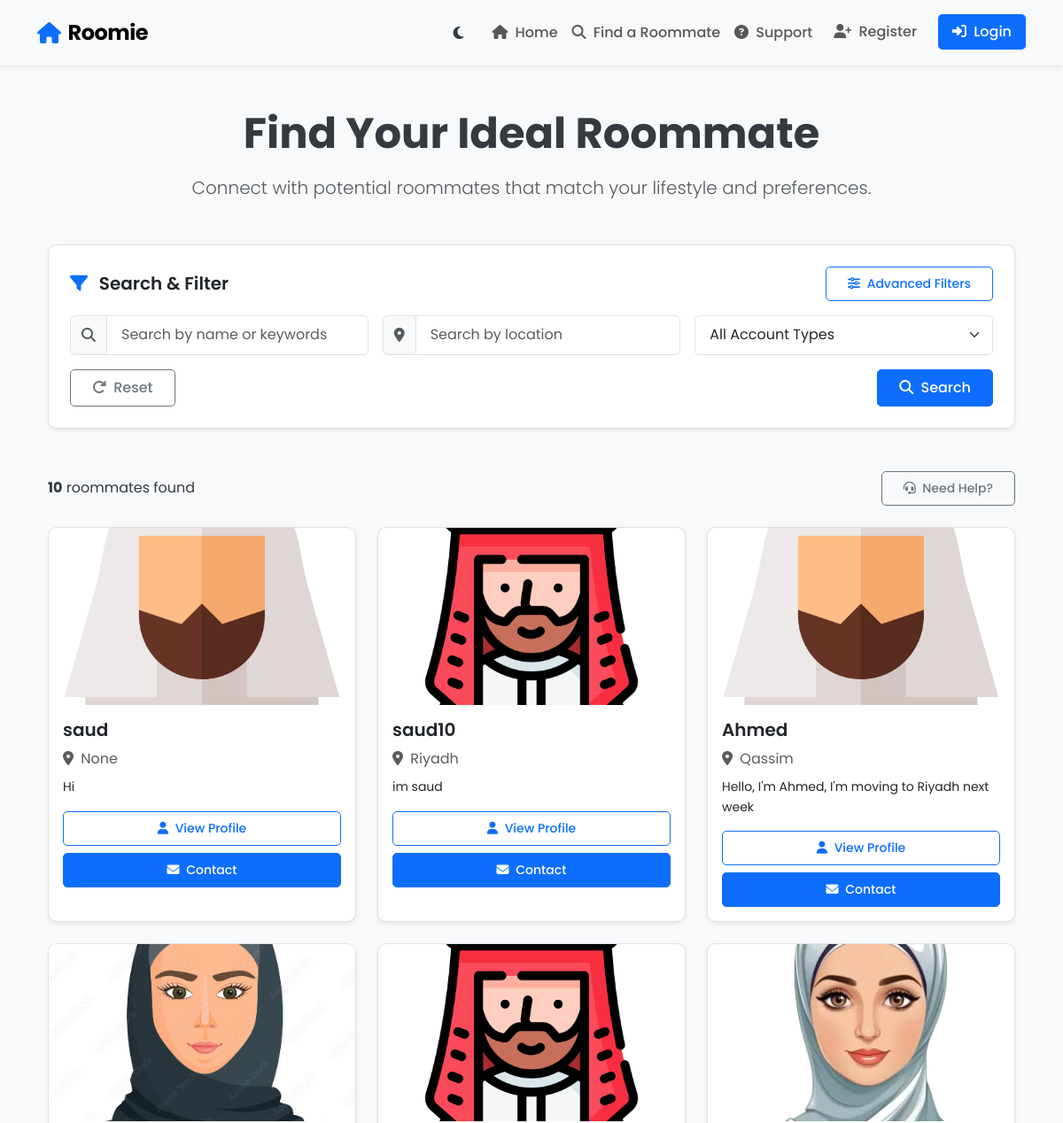
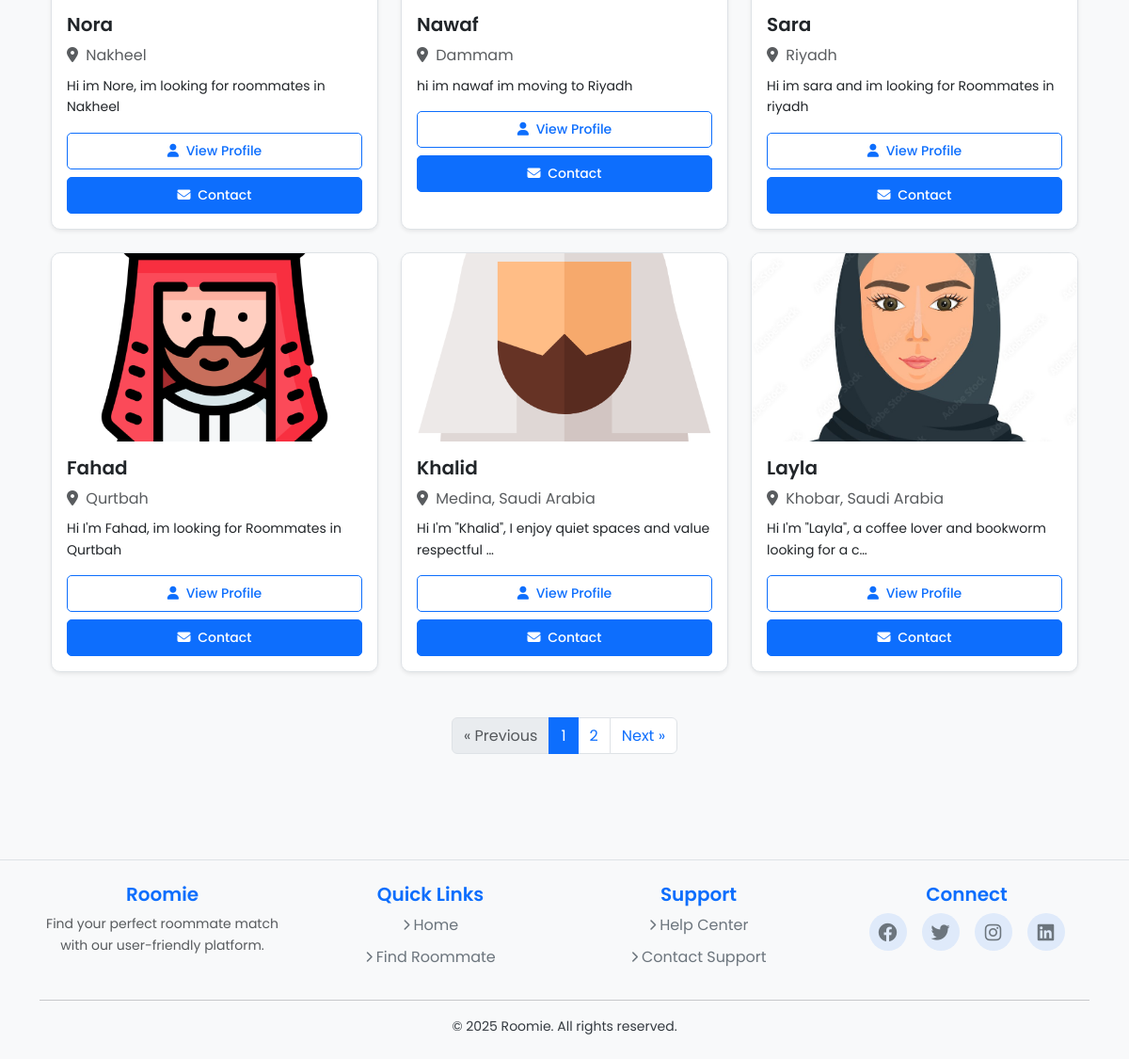
Screenshot of /find-roommate/ with the database file from the repository (2 pictures, top to bottom).
### core/models.py (models this page shows, shortened)
class User(AbstractUser):
    ACCOUNT_TYPE_CHOICES = [
        ('seeker', 'Seeker'),
        ('provider', 'Provider'),
    ]
    GENDER_CHOICES = [
        ('male', 'Male'),
        ('female', 'Female'),
    ]
    email = models.EmailField(unique=True)
    gender = models.CharField(max_length=10, choices=GENDER_CHOICES, blank=True, null=True)
    birthdate = models.DateField(blank=True, null=True)
    bio = models.TextField(blank=True, null=True)
    location = models.CharField(max_length=255, blank=True, null=True)
    profile_photo = models.ImageField(
        upload_to='profile_photos/',
        blank=True,
        null=True,
        default='profile_photos/default_user.jpg'  # Set default profile photo
    )
    account_type = models.CharField(max_length=10, choices=ACCOUNT_TYPE_CHOICES, default='seeker')
    is_available = models.BooleanField(default=True, help_text="Whether the user is currently available as a roommate")

### roomie/views.py (the view, shortened to what this page needs)
# urls.py: path('find-roommate/', views.find_roommate, name='find_roommate'),
def find_roommate(request):
    roommates = User.objects.all()
    account_type = request.GET.get('account_type', '')
    if account_type:
        roommates = roommates.filter(account_type=account_type)
    else:
        roommates = roommates.filter(account_type='seeker')
    search_query = request.GET.get('search', '')
    location = request.GET.get('location', '')
    if location:
        roommates = roommates.filter(location__icontains=location)
    min_budget = request.GET.get('min_budget', '')
    max_budget = request.GET.get('max_budget', '')
    if min_budget and hasattr(User, 'budget'):
        roommates = roommates.filter(budget__gte=min_budget)
    if max_budget and hasattr(User, 'budget'):
        roommates = roommates.filter(budget__lte=max_budget)
    lifestyle = request.GET.get('lifestyle', '')
    if lifestyle and hasattr(User, 'lifestyle_preferences'):
        roommates = roommates.filter(lifestyle_preferences__icontains=lifestyle)
    is_available = request.GET.get('is_available', '')
    if is_available and hasattr(User, 'is_available'):
        roommates = roommates.filter(is_available=is_available == 'true')
    paginator = Paginator(roommates, 9)  # Show 9 roommates per page
    page = request.GET.get('page')
    roommates = paginator.get_page(page)
    return render(request, "find_roommate.html", {'roommates': roommates})

### roomie/templates/find_roommate.html (shortened to what this page needs)
{% extends 'base.html' %}
{% load static %}
{% block content %}
<div class="container">
  <div class="text-center mb-5">
    <h2 class="display-5 fw-bold mb-3">Find Your Ideal Roommate</h2>
    <p class="lead text-muted mb-4">
      Connect with potential roommates that match your lifestyle and preferences.
    </p>
  </div>
  <div class="card shadow-sm mb-5">
    <div class="card-body p-4">
      <div class="d-flex justify-content-between align-items-center mb-3">
        <h5 class="card-title mb-0">
          <i class="fas fa-filter text-primary me-2"></i> Search & Filter
        </h5>
        <button class="btn btn-sm btn-outline-primary" type="button" data-bs-toggle="collapse" data-bs-target="#advancedFilters" aria-expanded="false">
          <i class="fas fa-sliders-h me-1"></i> Advanced Filters
        </button>
      </div>
      <form id="roommate-filter-form" method="GET" class="row g-3">
        <div class="col-md-4">
          <div class="input-group">
            <span class="input-group-text bg-light">
              <i class="fas fa-search text-muted"></i>
            </span>
            <input
              type="text"
              class="form-control"
              name="search"
              placeholder="Search by name or keywords"
              value="{{ request.GET.search }}"
            />
          </div>
        </div>
        <div class="col-md-4">
          <div class="input-group">
            <span class="input-group-text bg-light">
              <i class="fas fa-map-marker-alt text-muted"></i>
            </span>
            <input
              type="text"
              class="form-control"
              name="location"
              placeholder="Search by location"
              value="{{ request.GET.location }}"
            />
          </div>
        </div>
        <div class="col-md-4">
          <select name="account_type" class="form-select">
            <option value="">All Account Types</option>
          </select>
        </div>
        <div class="col-12 d-flex justify-content-between">
          <a href="{% url 'find_roommate' %}" class="btn btn-outline-secondary">
            <i class="fas fa-redo me-1"></i> Reset
          </a>
          <button type="submit" class="btn btn-primary">
            <i class="fas fa-search me-1"></i> Search
          </button>
        </div>
      </form>
    </div>
  </div>
  <div class="d-flex justify-content-between align-items-center mb-4">
    <p class="mb-0">
      <strong>{{ roommates.paginator.count }}</strong> roommates found
    </p>
    <div>
      <a href="{% url 'support_home' %}" class="btn btn-sm btn-outline-secondary">
        <i class="fas fa-headset me-1"></i> Need Help?
      </a>
    </div>
  </div>
  <div class="row g-4">
    {% for roommate in roommates %}
    <div class="col-md-4">
      <div class="card h-100 shadow-sm hover-card">
        {% if roommate.profile_photo %}
        <img
          src="{{ roommate.profile_photo.url }}"
          class="card-img-top"
          style="height: 200px; object-fit: cover;"
          alt="{{ roommate.username }}"
        />
        {% endif %}
        <div class="card-body">
          <h5 class="card-title">{{ roommate.username }}</h5>
          <p class="card-text text-muted mb-2">
            <i class="fas fa-map-marker-alt me-1"></i>
            {{ roommate.location|default:"Location not provided" }}
          </p>
          <p class="card-text small mb-3">
            {% if roommate.bio %}
              {{ roommate.bio|truncatechars:60 }}
            {% else %}
              No bio provided
            {% endif %}
          </p>
          <div class="d-grid gap-2">
            <a
              href="{% url 'user_profile' roommate.id %}"
              class="btn btn-outline-primary btn-sm"
            >
              <i class="fas fa-user me-1"></i> View Profile
            </a>
            <a
              href="{% url 'send_message' roommate.id %}"
              class="btn btn-primary btn-sm"
            >
              <i class="fas fa-envelope me-1"></i> Contact
            </a>
          </div>
        </div>
      </div>
    </div>
    {% endfor %}
  </div>
  {% if roommates.has_other_pages %}
  <nav class="mt-5">
    <ul class="pagination justify-content-center">
      {% if roommates.has_previous %}
      <li class="page-item">
        <a class="page-link" href="?{% for key, value in request.GET.items %}{% if key != 'page' %}{{ key }}={{ value }}&{% endif %}{% endfor %}page={{ roommates.previous_page_number }}">
          &laquo; Previous
        </a>
      </li>
      {% else %}
      <li class="page-item disabled">
        <span class="page-link">&laquo; Previous</span>
      </li>
      {% endif %}
      {% for i in roommates.paginator.page_range %}
      {% if roommates.number == i %}
      <li class="page-item active">
        <span class="page-link">{{ i }}</span>
      </li>
      {% else %}
      <li class="page-item">
        <a class="page-link" href="?{% for key, value in request.GET.items %}{% if key != 'page' %}{{ key }}={{ value }}&{% endif %}{% endfor %}page={{ i }}">{{ i }}</a>
      </li>
      {% endif %}
      {% endfor %}
      {% if roommates.has_next %}
      <li class="page-item">
        <a class="page-link" href="?{% for key, value in request.GET.items %}{% if key != 'page' %}{{ key }}={{ value }}&{% endif %}{% endfor %}page={{ roommates.next_page_number }}">
          Next &raquo;
        </a>
      </li>
      {% else %}
      <li class="page-item disabled">
        <span class="page-link">Next &raquo;</span>
      </li>
      {% endif %}
    </ul>
  </nav>
  {% endif %}
</div>
{% endblock %}

### roomie/static/roomie/styles.css (style rules this page uses)
body { font-family: "Poppins", sans-serif; background-color: #f8f9fa; color: #343a40; line-height: 1.6; }
h1, h2, h3, h4, h5, h6 { font-weight: 600; }
.lead { font-weight: 300; }
.card { border-radius: 10px; overflow: hidden; border: 1px solid #dee2e6; box-shadow: 0 6px 15px rgba(0, 0, 0, 0.05); }
.card-title { font-weight: 600; margin-bottom: 0.5rem; }
.card-img-top { height: 200px; object-fit: cover; }
.btn { font-weight: 500; padding: 0.5rem 1.5rem; border-radius: 5px; }
.btn-primary { background-color: #0d6efd; border-color: #0d6efd; }
.form-control, .form-select { border-radius: 5px; padding: 0.6rem 1rem; border: 1px solid #dee2e6; }

### roomie/templates/base.html (style rules this page uses)
.page-transition { opacity: 0; animation: fadeIn 0.5s ease forwards; }
html { scroll-behavior: smooth; }
.card { transition: all 0.3s ease; box-shadow: 0 4px 6px rgba(0, 0, 0, 0.05); }
body { transition: background-color 0.3s ease, color 0.3s ease; }
.btn { transition: all 0.3s ease; }

### roomie/templates/find_roommate.html (style rules this page uses)
.hover-card { transition: transform 0.3s ease; }

### rows the page displays
User: profile_photo (picture), username "saud", location "None", bio "Hi"
User: profile_photo (picture), username "saud10", location "Riyadh", bio "im saud"
User: profile_photo (picture), username "Ahmed", location "Qassim", bio "Hello, I'm Ahmed, I'm moving to Riyadh next week"
User: profile_photo (picture), username "Nora", location "Nakheel", bio "Hi im Nore, im looking for roommates in Nakheel"
User: profile_photo (picture), username "Nawaf", location "Dammam", bio "hi im nawaf im moving to Riyadh"
User: profile_photo (picture), username "Sara", location "Riyadh", bio "Hi im sara and im looking for Roommates in riyadh"
User: profile_photo (picture), username "Fahad", location "Qurtbah", bio "Hi I'm Fahad, im looking for Roommates in Qurtbah"
User: profile_photo (picture), username "Khalid", location "Medina, Saudi Arabia", bio "Hi I'm \"Khalid\", I enjoy quiet spaces and value respectful …"
User: profile_photo (picture), username "Layla", location "Khobar, Saudi Arabia", bio "Hi I'm \"Layla\", a coffee lover and bookworm looking for a c…"

### other values shown
{{ roommates.paginator.count }} "10"
{{ i }} "1"
{{ i }} "2"
